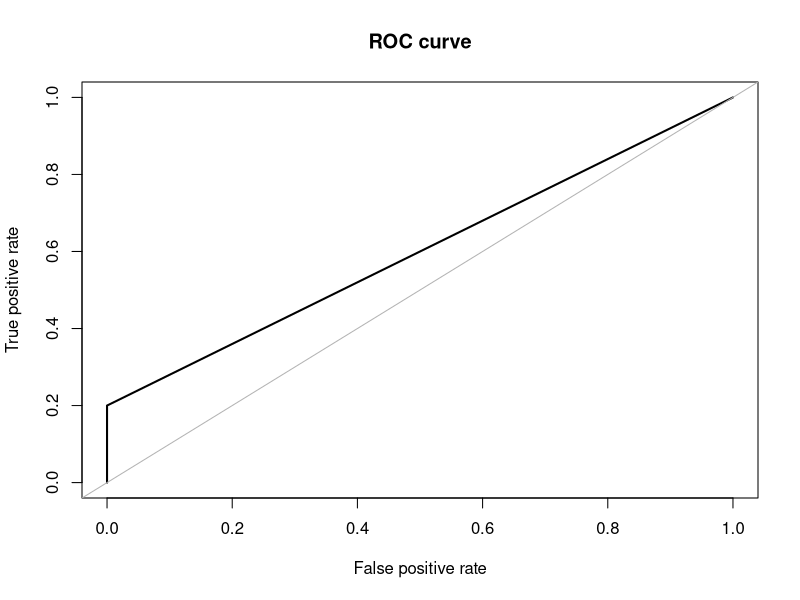
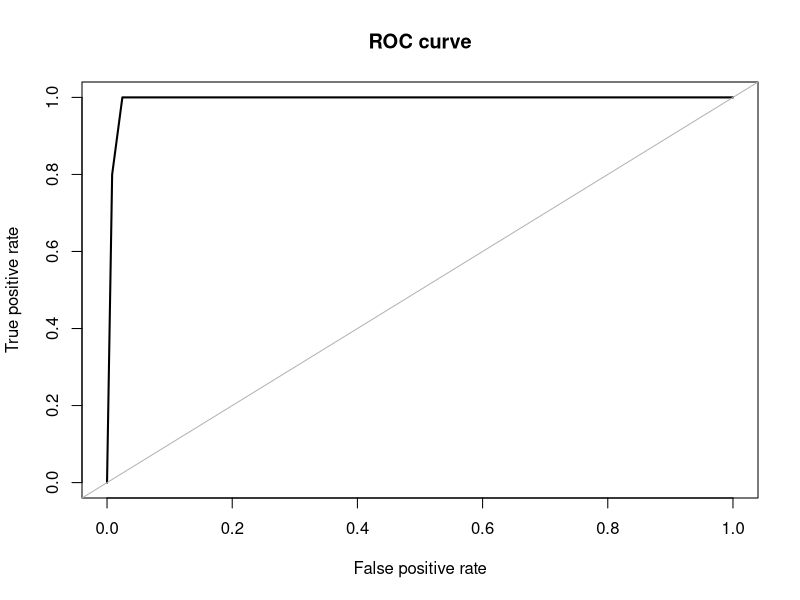
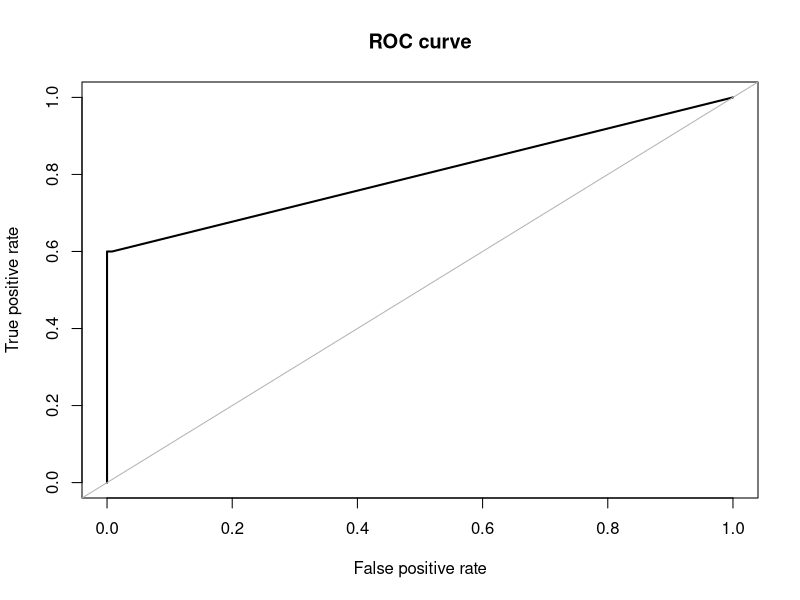
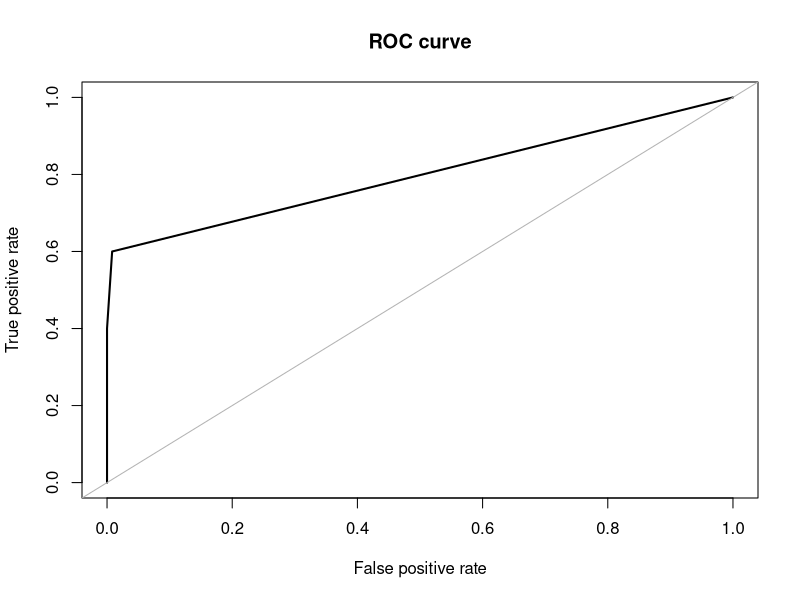
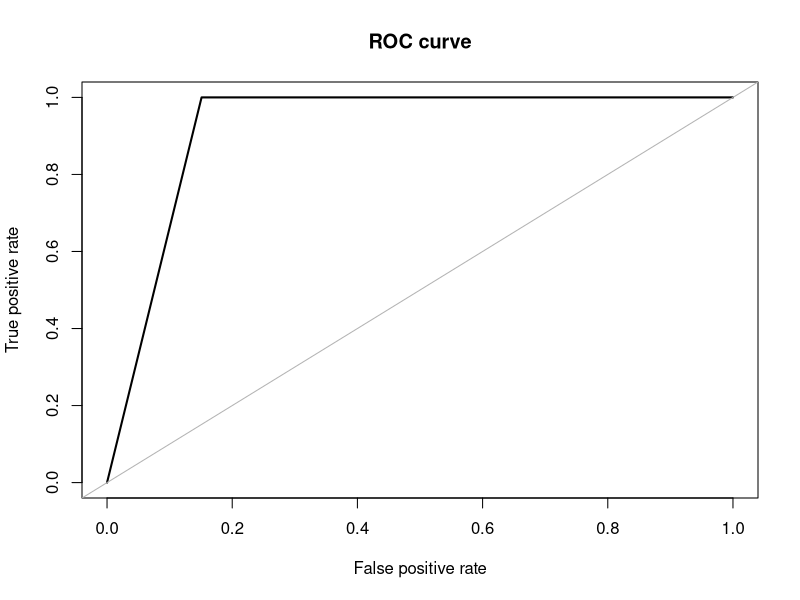
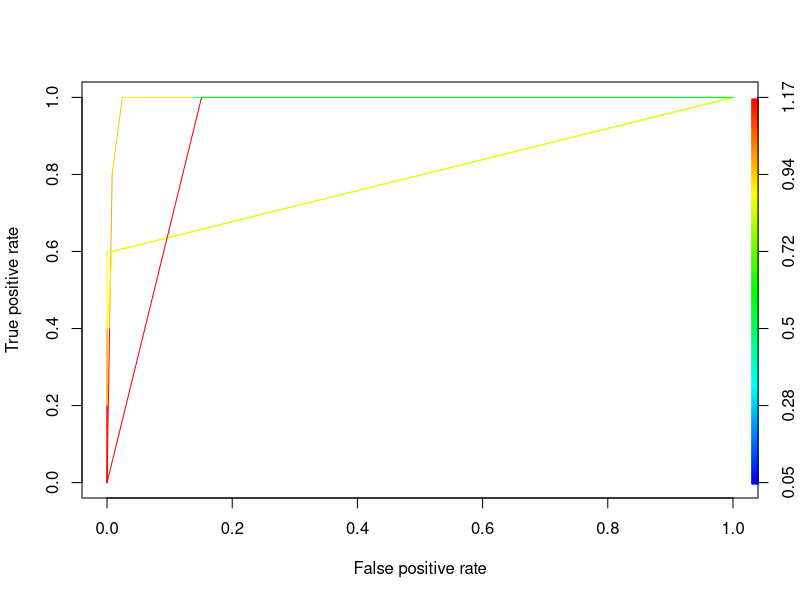

Write the R code that produced these figures, in order.
library(ROSE)

# built in dataset
data(hacide)

# quick explore data
str(hacide.train)
table(hacide.train$cls)     # number of each class
prop.table(table(hacide.train$cls))    # class distribution

# Experiment: see how badly imbalanced dataset will influence accuracy first
library(rpart)
imb_tree <- rpart(cls~., data=hacide.train)
imb_pred <- predict(imb_tree, newdata = hacide.test)
## test accuracy
accuracy.meas(hacide.test$cls, imb_pred[,2])
## precision = 1 means there is no false positive
## low recall means there are higher number of false negative
## low F score indicates low accuracy
roc.curve(hacide.test$cls, imb_pred[,2], plotit = T)
## AUC = 0.6 is a low score

# Wihtout dealing with imbalancing problem, 
# the algorithm gets biased toward the majoriy class


# SAMPLING

# over sampling, may lead to overfitting
bal_data_over <- ovun.sample(cls~., data = hacide.train, method = "over", N = 1960, seed = 1)$data
table(bal_data_over$cls)

# under sampling, may lose important data
bal_data_under <- ovun.sample(cls~., data = hacide.train, method = "under", N = 40, seed = 1)$data
table(bal_data_under$cls)

# do both over-sampling and under-smapling
## p means the probability of positive classes in the new dataset
bal_data_both <- ovun.sample(cls~., data = hacide.train, method = "both", p = 0.5, N = 1000, seed = 1)$data
table(bal_data_both$cls)

# ROSE helps overcome the shortcomings in over-smapling and under-sampling
bal_data_rose <- ROSE(cls~., data = hacide.train, seed = 1)$data
table(bal_data_rose$cls)


# decision trees for each data
tree_rose <- rpart(cls~., data = bal_data_rose)
tree_both <- rpart(cls~., data = bal_data_both)
tree_over <- rpart(cls~., data = bal_data_over)
tree_under <- rpart(cls~., data = bal_data_under)

pred_rose <- predict(tree_rose, newdata = hacide.test)
pred_both <- predict(tree_both, newdata = hacide.test)
pred_over <- predict(tree_over, newdata = hacide.test)
pred_under <- predict(tree_under, newdata = hacide.test)

roc.curve(hacide.test$cls, pred_rose[,2])
roc.curve(hacide.test$cls, pred_both[,2])
roc.curve(hacide.test$cls, pred_over[,2])
roc.curve(hacide.test$cls, pred_under[,2])

# by using ROSE, we can alsi use "holdout"
# to prevent high variance
ROSE_holdout <- ROSE.eval(cls ~ ., data = hacide.train, 
                          learner = rpart, method.assess = "holdout", 
                          extr.pred = function(obj)obj[,2], seed = 1)


# plot all the ROC curve together
library(ROCR)
pd1 <- prediction(pred_rose[,2], hacide.test$cls)
pf1 <- performance(pd1, "tpr","fpr")

pd2 <- prediction(pred_both[,2], hacide.test$cls)
pf2 <- performance(pd2, "tpr","fpr")

pd3 <- prediction(pred_over[,2], hacide.test$cls)
pf3 <- performance(pd3, "tpr","fpr")

pd4 <- prediction(pred_under[,2], hacide.test$cls)
pf4 <- performance(pd4, "tpr","fpr")

plot(pf1, colorize = TRUE)
plot(pf2, add = TRUE, colorize = TRUE)
plot(pf3, add = TRUE, colorize = TRUE)
plot(pf4, add = TRUE, colorize = TRUE)
